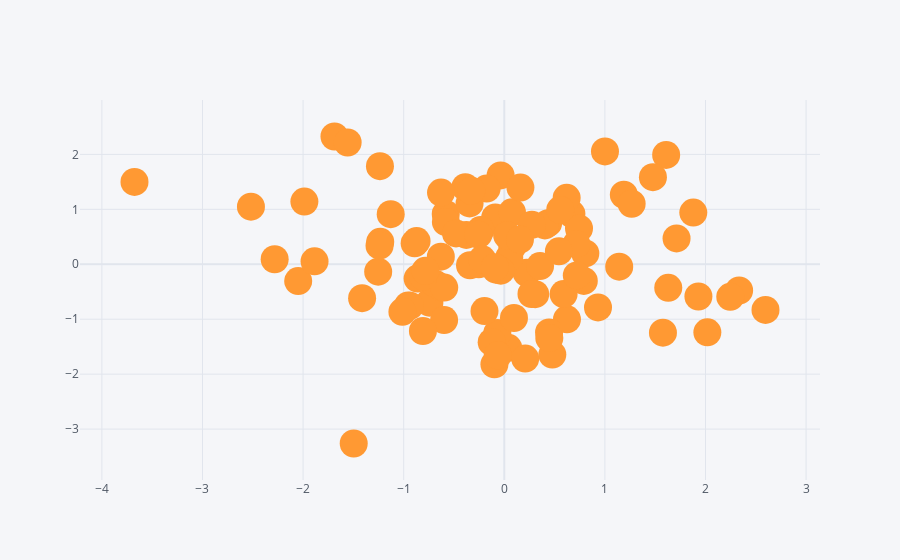

The cell this chart's notebook holds for it:
### Code cell
df.iplot(kind='scatter',x='A',y='B',mode='markers', size=28)
